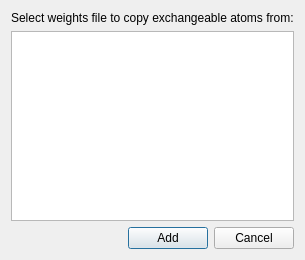
<?xml version="1.0" encoding="UTF-8"?>
<ui version="4.0">
 <class>exchangeableAtomsDialog</class>
 <widget class="QDialog" name="exchangeableAtomsDialog">
  <property name="geometry">
   <rect>
    <x>0</x>
    <y>0</y>
    <width>280</width>
    <height>260</height>
   </rect>
  </property>
  <property name="windowTitle">
   <string>Auto add exchangeable atoms</string>
  </property>
  <layout class="QVBoxLayout" name="verticalLayout">
   <item>
    <widget class="QLabel" name="label">
     <property name="text">
      <string>Select weights file to copy exchangeable atoms from:</string>
     </property>
    </widget>
   </item>
   <item>
    <widget class="QListWidget" name="weightsSetupFileList"/>
   </item>
   <item>
    <layout class="QHBoxLayout" name="horizontalLayout">
     <item>
      <spacer name="horizontalSpacer">
       <property name="orientation">
        <enum>Qt::Horizontal</enum>
       </property>
       <property name="sizeHint" stdset="0">
        <size>
         <width>98</width>
         <height>20</height>
        </size>
       </property>
      </spacer>
     </item>
     <item>
      <widget class="QPushButton" name="addButton">
       <property name="text">
        <string>Add</string>
       </property>
      </widget>
     </item>
     <item>
      <widget class="QPushButton" name="cancelButton">
       <property name="text">
        <string>Cancel</string>
       </property>
      </widget>
     </item>
    </layout>
   </item>
  </layout>
 </widget>
 <resources/>
 <connections/>
</ui>
